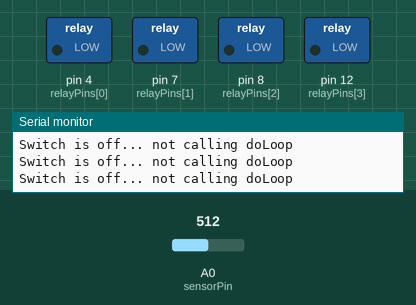
The sketch below on a simulated Arduino Uno, built with avr-gcc and run on an emulated ATmega328P. On the bench: switched loads named in the sketch (green lamp = pin HIGH), the last lines printed to the serial monitor. Inputs (shaded band) come from the test bench; at power-on: A0 (sensorPin) = 512.

Above: at 1.2 s.
1.3 s: A0 (sensorPin) set to 1013
4.3 s: A0 (sensorPin) set to 1022
At 5.3 s:
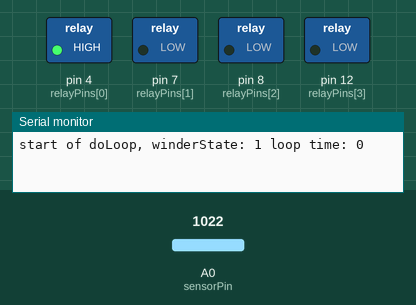
Timing chart, 0 to 7.3 s (numbered marks = the images above; inputs shaded):
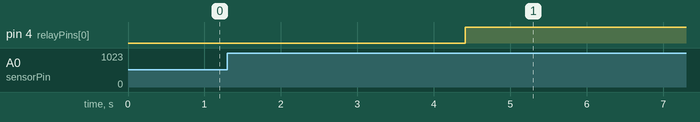

Measured:
- the behaviour switches between 1021 and 1022 on A0 (sensorPin) (found by bisection; images 0 and 1)
- after the input at 4.3 s, pin 4 (relayPins[0]): LOW → HIGH after 0.11 s

The sketch:

watchWinderSketch.ino
```cpp
// motor control pins
int relayPins[] = { 4, 7, 8, 12 };
long relayStopTimeMs[4] = {180000, 360000, 540000, 720000};
long loopStopTimeMs = 1200000;
int lastRelay = 4;
int activeRelay;

// loop state
int winderState = 0;
unsigned long currentMillis;
unsigned long loopStartMillis;

// analog input for on/off switch
int sensorPin = A0;
int sensorValue = 0;
bool isSwitchOn;
bool isSwitchStateChanged;


void startMotor ( int relayToStart ) {
   digitalWrite(relayPins[relayToStart], HIGH);
}
void stopMotor () {
  Serial.println("in stopMotor, about to stop all relays");
  for (int thisRelay = 0; thisRelay < lastRelay; thisRelay++) {
    digitalWrite(relayPins[thisRelay], LOW);
  }
}

void doLoop() {
    long thisRelayStopMs;
    long currentLoopDurationMs;
    Serial.print("start of doLoop, winderState: ");
    Serial.print(winderState);
    Serial.print(" loop time: ");
    Serial.println((millis() - loopStartMillis) / 1000);
    switch (winderState) {
    case 0:  // initialize the state timer
      Serial.println("initialize loop");
      activeRelay = 0;
      loopStartMillis = millis();
      winderState++;
      Serial.print("In init starting motor #:");
      Serial.println(activeRelay);
      startMotor(activeRelay);
      Serial.println("Done init");
      break;
    case 1:  // start forward state
      currentMillis = millis();
      thisRelayStopMs = relayStopTimeMs[activeRelay];
      currentLoopDurationMs = currentMillis - loopStartMillis;
      Serial.print("waiting for forward to end, thisRelayStopMs: ");
      Serial.print(thisRelayStopMs, DEC);
      Serial.print(" waiting for forward to end, currentLoopDurationMs: ");
      Serial.println(currentLoopDurationMs);
      if (currentLoopDurationMs > thisRelayStopMs) { // are we at end of foward motion?
      Serial.print("End of motor run for motor: ");
      Serial.println(activeRelay);
        stopMotor();
        if (activeRelay < (lastRelay - 1)) {
          activeRelay++;
          Serial.print("Starting forward motor #:");
          Serial.println(activeRelay);
          delay(1000);
          startMotor(activeRelay);
          Serial.println("Done transitioning to Forward");
          delay(1000);
        }
        else {
          Serial.println("moving to next state");
          winderState++;
        }
      }
      break;
    case 2: // waiting for loop to end
      Serial.println("waiting for loop to end");
      currentMillis = millis();
      if (currentMillis - loopStartMillis > loopStopTimeMs) {
          winderState = 0;
      }
  }
}

void setup() {
  Serial.begin(9600);
  pinMode(sensorPin,INPUT_PULLUP);
  sensorValue = analogRead(sensorPin);
  isSwitchOn = sensorValue >= 1022 ? true : false;
  for (int thisRelay = 0; thisRelay < lastRelay; thisRelay++) {
    pinMode(relayPins[thisRelay], OUTPUT);
  }
}

void loop() {
  sensorValue = analogRead(sensorPin);
  isSwitchStateChanged = sensorValue < 1022 ? isSwitchOn : !isSwitchOn;
  if (isSwitchStateChanged) {
    if (isSwitchOn) {
      stopMotor();
    }
    else {
      winderState = 0; // restart
    }
  }
  isSwitchOn = sensorValue >= 1022;
  if (isSwitchOn) {
    doLoop();
  }
  else {
    Serial.println("Switch is off... not calling doLoop");
  }
}
```
